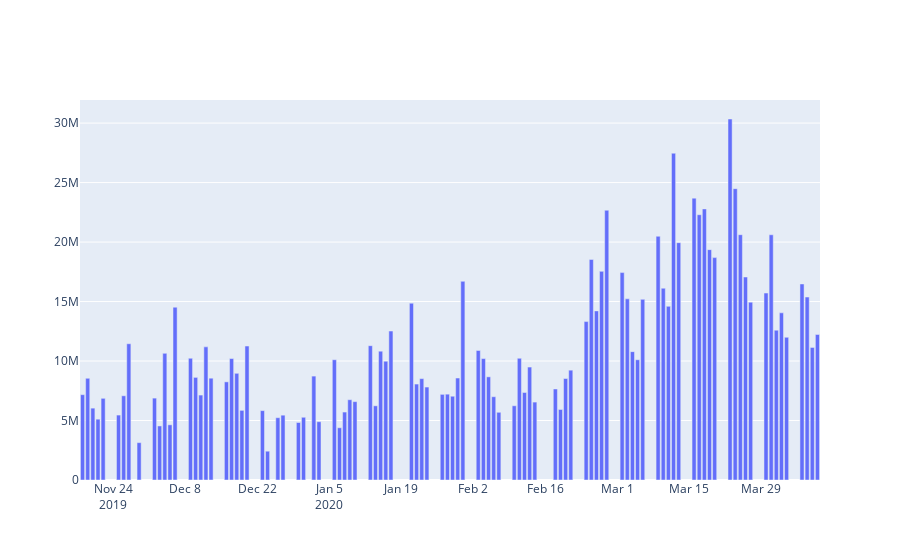

Here is the notebook cell this chart was saved with:
### Code cell
#volume bar chart for Visa
basicBarGraph(y["V"]["Date"],y["V"]["Volume"])
